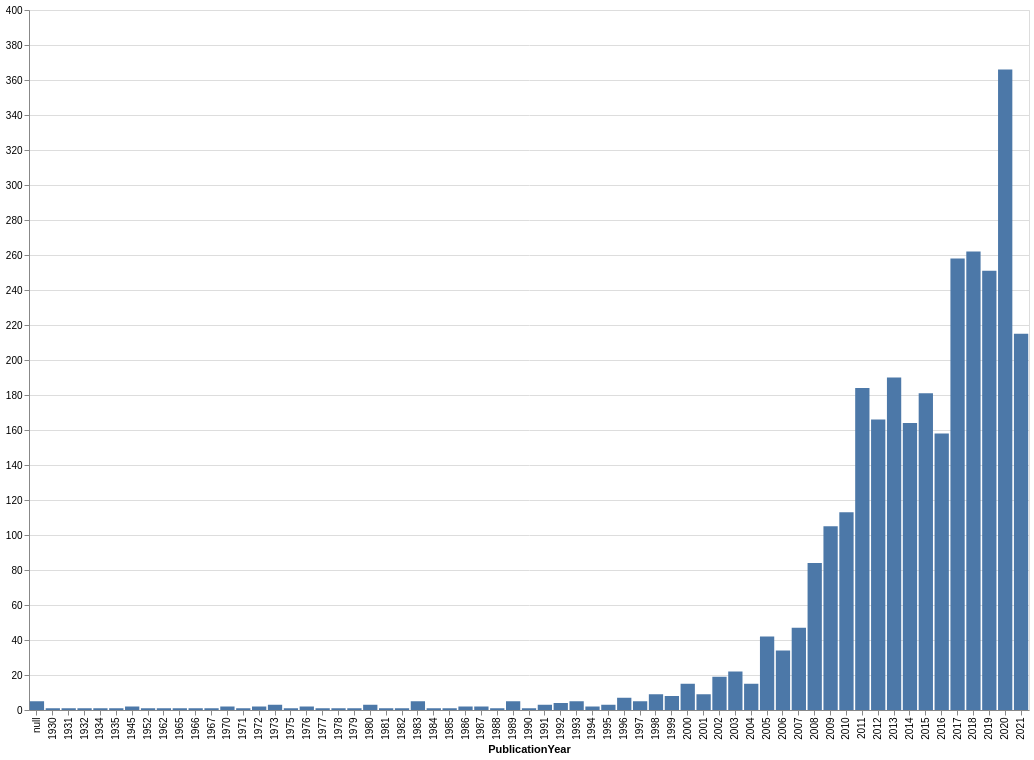

The notebook cell this image was saved under:
### Code cell
alt.Chart(source).mark_bar().encode(
    x='PublicationYear:N',
    y=alt.Y('count(PublicationYear):Q', title=''),
    # color='sex:N',
    # column='year:N'
).properties(
    title='',
    width=1000,
    height=700
).interactive()

### Figure 1 — Vega-Lite specification as saved in the notebook (floating-point values rounded to 4 significant figures; data arrays with more than 128 entries replaced by an {"elided": "..."} marker saying what was removed)
{"config": {"view": {"continuousWidth": 300, "continuousHeight": 300}}, "data": {"name": "data-08488d62380556e76e35fc7002545843"}, "mark": {"type": "bar"}, "encoding": {"x": {"field": "PublicationYear", "type": "nominal"}, "y": {"aggregate": "count", "field": "PublicationYear", "title": "", "type": "quantitative"}}, "height": 700, "params": [{"name": "param_13", "select": {"type": "interval", "encodings": ["x", "y"]}, "bind": "scales"}], "title": "", "width": 1000, "$schema": "https://vega.github.io/schema/vega-lite/v5.20.1.json", "datasets": {"data-08488d62380556e76e35fc7002545843": {"elided": "3000 records"}}}
